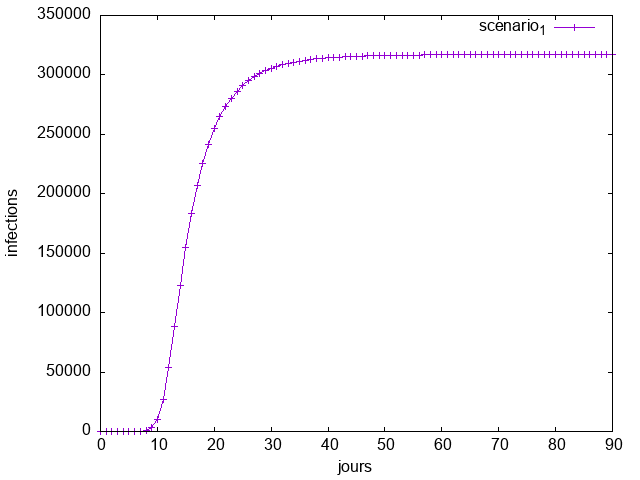

Source code (gnuplot):
set terminal wxt
set terminal png
set encoding utf8
set output "sc1.png"
set xlabel "jours"
set ylabel "infections"
plot"sc1.txt" title 'scenario_1' with linesp lt 1